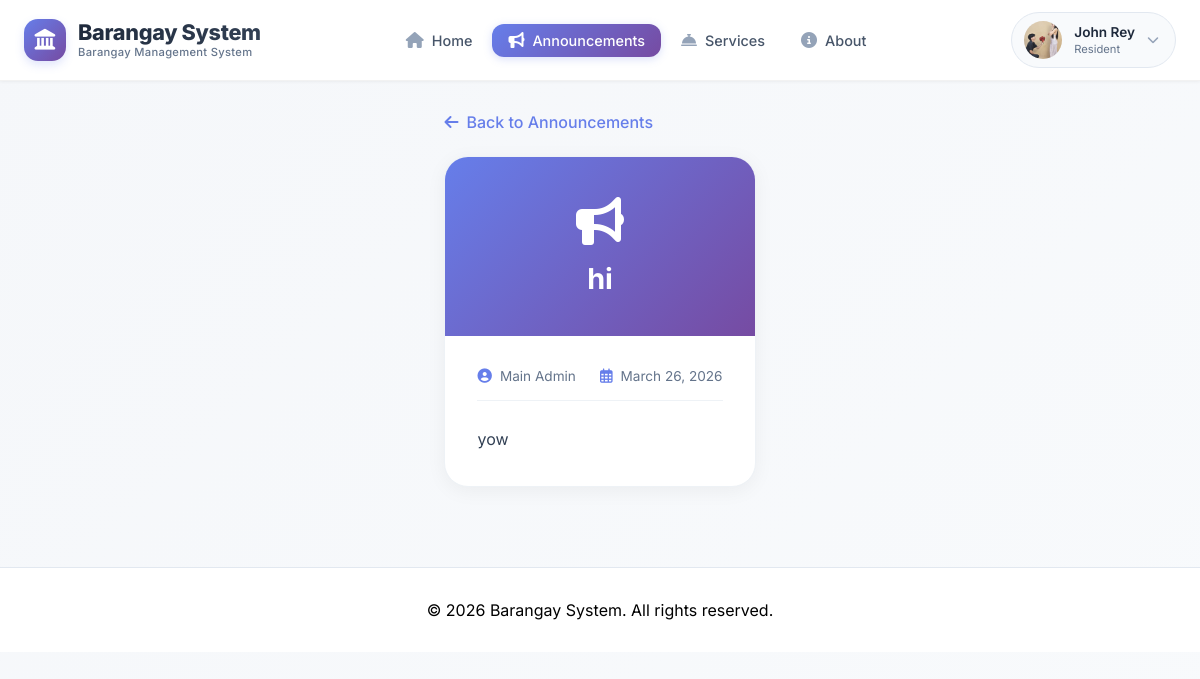
The app's page /index.php?page=announcements&id=1 (signed in) with its own data.
### tables this page shows
CREATE TABLE `users` (
  `id` int(11) NOT NULL,
  `username` varchar(50) NOT NULL,
  `email` varchar(100) NOT NULL,
  `profile_pic` varchar(255) DEFAULT NULL,
  `password` varchar(255) NOT NULL,
  `first_name` varchar(50) DEFAULT NULL,
  `last_name` varchar(50) DEFAULT NULL,
  `address` text DEFAULT NULL,
  `contact_number` varchar(20) DEFAULT NULL,
  `user_type` enum('resident','admin') DEFAULT 'resident',
  `is_online` tinyint(1) DEFAULT 0,
  `last_activity` timestamp NOT NULL DEFAULT current_timestamp() ON UPDATE current_timestamp(),
  `created_at` timestamp NOT NULL DEFAULT current_timestamp(),
  `is_verified` tinyint(1) DEFAULT 0,
  `status` varchar(20) DEFAULT 'active',
  `last_login` datetime DEFAULT NULL,
  `last_login_ip` varchar(45) DEFAULT NULL
);

CREATE TABLE `announcements` (
  `id` int(11) NOT NULL,
  `title` varchar(200) NOT NULL,
  `content` text NOT NULL,
  `image` varchar(255) DEFAULT NULL,
  `posted_by` int(11) DEFAULT NULL,
  `status` enum('active','inactive') DEFAULT 'active',
  `created_at` timestamp NOT NULL DEFAULT current_timestamp()
);

### pages/announcements.php (the view, shortened to what this page needs)
<?php
$database = new Database();
$db = $database->getConnection();
$announcement_id = isset($_GET['id']) ? (int)$_GET['id'] : null;
if ($announcement_id) {
    $query = "SELECT a.*, CONCAT(adm.first_name, ' ', adm.last_name) as posted_by_name
              FROM announcements a
              LEFT JOIN admins adm ON a.posted_by = adm.id
              WHERE a.id = :id AND a.status = 'active'";
    $stmt = $db->prepare($query);
    $stmt->bindParam(':id', $announcement_id);
    $stmt->execute();
    $announcement = $stmt->fetch(PDO::FETCH_ASSOC);
    if ($announcement) {
        ?>
        <div class="announcement-detail">
            <div class="detail-container">
                <a href="index.php?page=announcements" class="back-link">
                    <i class="fas fa-arrow-left"></i> Back to Announcements
                </a>
                <div class="detail-card">
                    <div class="detail-header">
                        <i class="fas fa-bullhorn"></i>
                        <h1><?php echo htmlspecialchars($announcement['title']); ?></h1>
                    </div>
                    <div class="detail-content">
                        <div class="detail-meta">
                            <span><i class="fas fa-user-circle"></i> <?php echo htmlspecialchars($announcement['posted_by_name'] ?? 'Administrator'); ?></span>
                            <span><i class="far fa-calendar-alt"></i> <?php echo date('F j, Y', strtotime($announcement['created_at'])); ?></span>
                        </div>
                        <div class="detail-body">
                            <?php echo nl2br(htmlspecialchars($announcement['content'])); ?>
                        </div>
                    </div>
                </div>
            </div>
        </div>
        <?php
    }
}
?>

### includes/header.php (shortened to what this page needs)
<?php
$barangay_name = "Barangay System";
$user_data = null;
if (isset($_SESSION['user_id'])) {
    try {
        $database = new Database();
        $db = $database->getConnection();
        $query = "SELECT id, username, first_name, last_name, email, profile_pic FROM users WHERE id = :user_id";
        $stmt = $db->prepare($query);
        $stmt->bindParam(':user_id', $_SESSION['user_id']);
        $stmt->execute();
        $user_data = $stmt->fetch(PDO::FETCH_ASSOC);
    } catch (Exception $e) {
    }
}
$current_page = $_GET['page'] ?? 'home';
?>
<!DOCTYPE html>
<html lang="en">
<head>
    <link rel="stylesheet" href="https://cdnjs.cloudflare.com/ajax/libs/font-awesome/6.4.0/css/all.min.css">
</head>
<body>
<nav class="modern-navbar" id="navbar">
    <div class="nav-container">
        <a href="/testweb/index.php?page=home" class="logo">
            <div class="logo-icon">
                <i class="fas fa-landmark"></i>
            </div>
            <div class="logo-text">
                <span class="logo-name"><?php echo htmlspecialchars($barangay_name); ?></span>
                <span class="logo-badge">Barangay Management System</span>
            </div>
        </a>
        <ul class="nav-links">
            <li><a href="/testweb/index.php?page=home" class="<?php echo $current_page == 'home' ? 'active' : ''; ?>">
                <i class="fas fa-home"></i> <span>Home</span>
            </a></li>
            <li><a href="/testweb/index.php?page=announcements" class="<?php echo $current_page == 'announcements' ? 'active' : ''; ?>">
                <i class="fas fa-bullhorn"></i> <span>Announcements</span>
            </a></li>
            <li><a href="/testweb/index.php?page=services" class="<?php echo $current_page == 'services' ? 'active' : ''; ?>">
                <i class="fas fa-concierge-bell"></i> <span>Services</span>
            </a></li>
            <li><a href="/testweb/index.php?page=about" class="<?php echo $current_page == 'about' ? 'active' : ''; ?>">
                <i class="fas fa-info-circle"></i> <span>About</span>
            </a></li>
        </ul>
        <div class="header-right">
            <?php if (isset($_SESSION['user_id'])): ?>
                <div class="dropdown" id="profileDropdown">
                    <button class="profile-btn" id="profileBtn" type="button" aria-label="Profile menu">
                        <div class="profile-avatar">
                            <?php if (isset($user_data['profile_pic']) && !empty($user_data['profile_pic'])): ?>
                                <img src="/testweb/uploads/profiles/<?php echo htmlspecialchars($user_data['profile_pic']); ?>" alt="Profile">
                            <?php else: ?>
                                <i class="fas fa-user"></i>
                            <?php endif; ?>
                        </div>
                        <div class="profile-info">
                            <div class="profile-name">
                                <?php
                                if (isset($user_data['first_name'])) {
                                    echo htmlspecialchars($user_data['first_name']);
                                } elseif (isset($_SESSION['user_name'])) {
                                    echo htmlspecialchars(explode(' ', $_SESSION['user_name'])[0]);
                                } else {
                                    echo 'Resident';
                                }
                                ?>
                            </div>
                            <div class="profile-role">Resident</div>
                        </div>
                        <i class="fas fa-chevron-down profile-arrow"></i>
                    </button>
                </div>
            <?php endif; ?>
        </div>
    </div>
</nav>

### includes/header.php (style rules this page uses)
* { margin: 0; padding: 0; box-sizing: border-box; }
body { font-family: 'Inter', -apple-system, BlinkMacSystemFont, 'Segoe UI', sans-serif; padding-top: 80px; background: linear-gradient(135deg, #f5f7fa 0%, #f8fafc 100%); min-height: 100vh; display: flex; flex-direction: column; }
.modern-navbar { background: rgba(255, 255, 255, 0.98); backdrop-filter: blur(10px); box-shadow: 0 1px 3px rgba(0, 0, 0, 0.05); position: fixed; top: 0; left: 0; right: 0; width: 100%; z-index: 10000; transition: all 0.3s cubic-bezier(0.4, 0, 0.2, 1); border-bottom: 1px solid rgba(0, 0, 0, 0.05); }
.nav-container { max-width: 1400px; margin: 0 auto; padding: 0 2rem; display: flex; justify-content: space-between; align-items: center; height: 80px; }
.logo { display: flex; align-items: center; gap: 12px; text-decoration: none; flex-shrink: 0; }
.logo-icon { width: 42px; height: 42px; background: linear-gradient(135deg, #667eea 0%, #764ba2 100%); border-radius: 14px; display: flex; align-items: center; justify-content: center; color: white; font-size: 1.3rem; transition: all 0.3s ease; box-shadow: 0 4px 10px rgba(102, 126, 234, 0.2); }
.logo-text { display: flex; flex-direction: column; line-height: 1.2; }
.logo-name { font-size: 1.35rem; font-weight: 800; background: linear-gradient(135deg, #1e293b 0%, #334155 100%); -webkit-background-clip: text; background-clip: text; color: transparent; text-decoration: none; letter-spacing: -0.3px; transition: all 0.3s; }
.logo-badge { font-size: 0.7rem; color: #64748b; font-weight: 500; letter-spacing: 0.3px; }
.nav-links { display: flex; gap: 0.25rem; list-style: none; align-items: center; margin: 0; padding: 0; }
.nav-links li { position: relative; list-style: none; }
.nav-links li a { display: flex; align-items: center; gap: 8px; padding: 0.6rem 1.1rem; color: #475569; text-decoration: none; font-weight: 500; font-size: 0.95rem; border-radius: 12px; transition: all 0.2s ease; cursor: pointer; }
.nav-links li a i { font-size: 1rem; color: #94a3b8; transition: all 0.2s; }
.nav-links li a.active { background: linear-gradient(135deg, #667eea 0%, #764ba2 100%); color: white; box-shadow: 0 2px 8px rgba(102, 126, 234, 0.25); }
.nav-links li a.active i { color: white; }
.profile-btn { display: flex; align-items: center; gap: 12px; padding: 0.5rem 1rem 0.5rem 0.75rem; background: #f8fafc; border: 1px solid #e2e8f0; border-radius: 100px; cursor: pointer; transition: all 0.2s ease; font-family: inherit; }
.profile-avatar { width: 38px; height: 38px; background: linear-gradient(135deg, #667eea 0%, #764ba2 100%); border-radius: 50%; display: flex; align-items: center; justify-content: center; color: white; font-weight: 600; font-size: 0.9rem; overflow: hidden; flex-shrink: 0; }
.profile-avatar img { width: 100%; height: 100%; object-fit: cover; }
.profile-info { text-align: left; }
.profile-name { font-weight: 600; color: #1e293b; font-size: 0.85rem; line-height: 1.3; }
.profile-role { font-size: 0.7rem; color: #64748b; }
.profile-arrow { color: #94a3b8; font-size: 0.75rem; transition: transform 0.2s; }
.dropdown { position: relative; }
.header-right { display: flex; align-items: center; gap: 1rem; }
@media (max-width: 1200px) { .nav-container { padding: 0 1.5rem; } }
@media (max-width: 1200px) { .nav-links li a { padding: 0.5rem 1rem; font-size: 0.9rem; } }
.dropdown-item, .mobile-nav-links li a, .nav-links li a, .btn-login, .btn-register, .logo, .profile-btn { cursor: pointer; -webkit-tap-highlight-color: transparent; }
button, a { touch-action: manipulation; }

### records on screen
users: profile_pic (picture), first_name "John Rey"
announcements: title "hi", created_at "March 26, 2026", content "yow"

### other values on screen
$announcement['posted_by_name'] "Main Admin"
